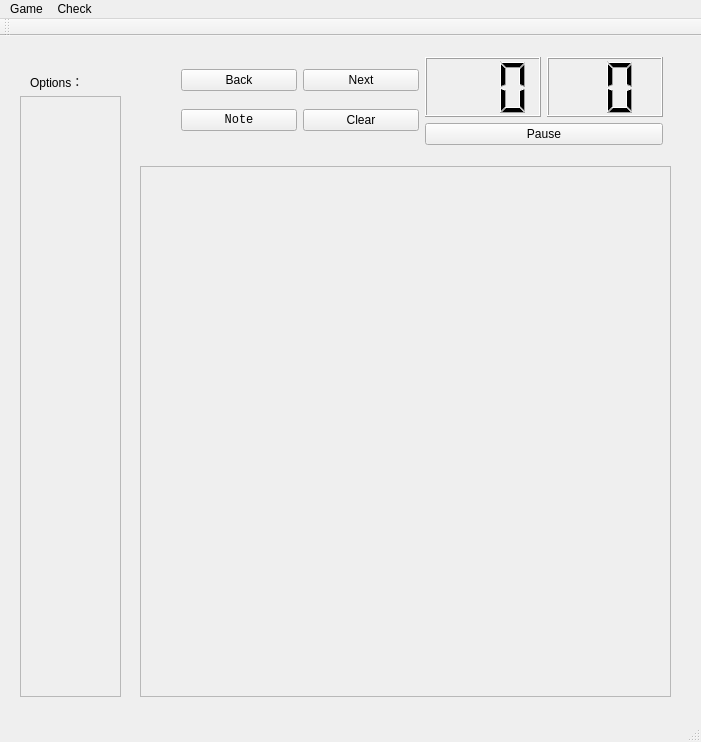
<?xml version="1.0" encoding="UTF-8"?>
<ui version="4.0">
 <class>MainWindow</class>
 <widget class="QMainWindow" name="MainWindow">
  <property name="geometry">
   <rect>
    <x>0</x>
    <y>0</y>
    <width>701</width>
    <height>742</height>
   </rect>
  </property>
  <property name="windowTitle">
   <string>Sudoku</string>
  </property>
  <widget class="QWidget" name="centralWidget">
   <widget class="QFrame" name="mainFrame">
    <property name="geometry">
     <rect>
      <x>140</x>
      <y>130</y>
      <width>531</width>
      <height>531</height>
     </rect>
    </property>
    <property name="frameShape">
     <enum>QFrame::StyledPanel</enum>
    </property>
    <property name="frameShadow">
     <enum>QFrame::Raised</enum>
    </property>
   </widget>
   <widget class="QFrame" name="buttonFrame">
    <property name="geometry">
     <rect>
      <x>20</x>
      <y>60</y>
      <width>101</width>
      <height>601</height>
     </rect>
    </property>
    <property name="frameShape">
     <enum>QFrame::StyledPanel</enum>
    </property>
    <property name="frameShadow">
     <enum>QFrame::Raised</enum>
    </property>
   </widget>
   <widget class="QLabel" name="label">
    <property name="geometry">
     <rect>
      <x>30</x>
      <y>30</y>
      <width>91</width>
      <height>31</height>
     </rect>
    </property>
    <property name="text">
     <string>Options：</string>
    </property>
   </widget>
   <widget class="QWidget" name="layoutWidget">
    <property name="geometry">
     <rect>
      <x>170</x>
      <y>10</y>
      <width>504</width>
      <height>110</height>
     </rect>
    </property>
    <layout class="QHBoxLayout" name="horizontalLayout_4">
     <item>
      <layout class="QVBoxLayout" name="verticalLayout">
       <item>
        <layout class="QHBoxLayout" name="horizontalLayout">
         <item>
          <widget class="QPushButton" name="btnRevoke">
           <property name="text">
            <string>Back</string>
           </property>
          </widget>
         </item>
         <item>
          <widget class="QPushButton" name="btnRecover">
           <property name="text">
            <string>Next</string>
           </property>
          </widget>
         </item>
        </layout>
       </item>
       <item>
        <layout class="QHBoxLayout" name="horizontalLayout_2">
         <item>
          <widget class="QPushButton" name="btnNoteMode">
           <property name="font">
            <font>
             <family>Courier New</family>
            </font>
           </property>
           <property name="text">
            <string>Note</string>
           </property>
          </widget>
         </item>
         <item>
          <widget class="QPushButton" name="btnClear">
           <property name="text">
            <string>Clear</string>
           </property>
          </widget>
         </item>
        </layout>
       </item>
      </layout>
     </item>
     <item>
      <layout class="QVBoxLayout" name="verticalLayout_2">
       <item>
        <layout class="QHBoxLayout" name="horizontalLayout_3">
         <item>
          <widget class="QLCDNumber" name="lcdMin">
           <property name="digitCount">
            <number>3</number>
           </property>
          </widget>
         </item>
         <item>
          <widget class="QLCDNumber" name="lcdSec">
           <property name="digitCount">
            <number>2</number>
           </property>
          </widget>
         </item>
        </layout>
       </item>
       <item>
        <widget class="QPushButton" name="btnPause">
         <property name="text">
          <string>Pause</string>
         </property>
        </widget>
       </item>
      </layout>
     </item>
    </layout>
   </widget>
  </widget>
  <widget class="QMenuBar" name="menuBar">
   <property name="geometry">
    <rect>
     <x>0</x>
     <y>0</y>
     <width>701</width>
     <height>26</height>
    </rect>
   </property>
   <widget class="QMenu" name="menuGame">
    <property name="title">
     <string>Game</string>
    </property>
    <addaction name="actionEasy"/>
    <addaction name="actionNormal"/>
    <addaction name="actionHard"/>
    <addaction name="separator"/>
    <addaction name="actionRestart"/>
    <addaction name="separator"/>
    <addaction name="actionQuit"/>
   </widget>
   <widget class="QMenu" name="menuCheating">
    <property name="title">
     <string>Check</string>
    </property>
    <addaction name="actionSimpleCheck"/>
    <addaction name="actionCheck"/>
    <addaction name="actionHint"/>
    <addaction name="separator"/>
    <addaction name="actionShow_Answer"/>
   </widget>
   <addaction name="menuGame"/>
   <addaction name="menuCheating"/>
  </widget>
  <widget class="QToolBar" name="mainToolBar">
   <attribute name="toolBarArea">
    <enum>TopToolBarArea</enum>
   </attribute>
   <attribute name="toolBarBreak">
    <bool>false</bool>
   </attribute>
  </widget>
  <widget class="QStatusBar" name="statusBar"/>
  <action name="actionEasy">
   <property name="text">
    <string>Level1</string>
   </property>
  </action>
  <action name="actionNormal">
   <property name="text">
    <string>Level2</string>
   </property>
  </action>
  <action name="actionHard">
   <property name="text">
    <string>Level3</string>
   </property>
  </action>
  <action name="actionExit">
   <property name="text">
    <string>Exit</string>
   </property>
  </action>
  <action name="actionSimpleCheck">
   <property name="text">
    <string>Current Check</string>
   </property>
  </action>
  <action name="actionCheck">
   <property name="text">
    <string>All Check</string>
   </property>
  </action>
  <action name="actionHint">
   <property name="text">
    <string>Hint</string>
   </property>
  </action>
  <action name="actionShow_Answer">
   <property name="text">
    <string>Answer</string>
   </property>
  </action>
  <action name="actionNewSolver">
   <property name="text">
    <string>New Solver</string>
   </property>
  </action>
  <action name="actionSolveByComputer">
   <property name="text">
    <string>Solve By Computer</string>
   </property>
  </action>
  <action name="actionSolveByPeople">
   <property name="text">
    <string>Solve By People</string>
   </property>
  </action>
  <action name="actionRestart">
   <property name="text">
    <string>Restart</string>
   </property>
  </action>
  <action name="actionQuit">
   <property name="text">
    <string>Exit</string>
   </property>
  </action>
 </widget>
 <layoutdefault spacing="6" margin="11"/>
 <resources/>
 <connections/>
</ui>
